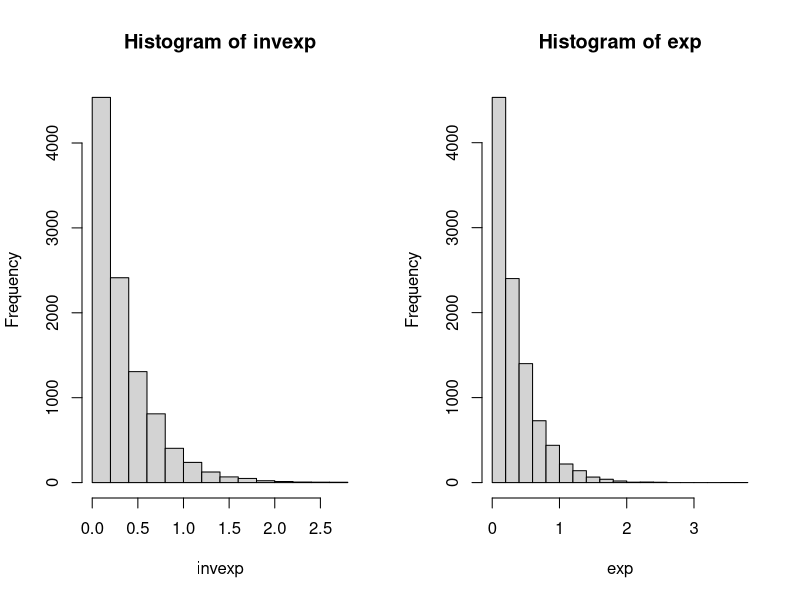
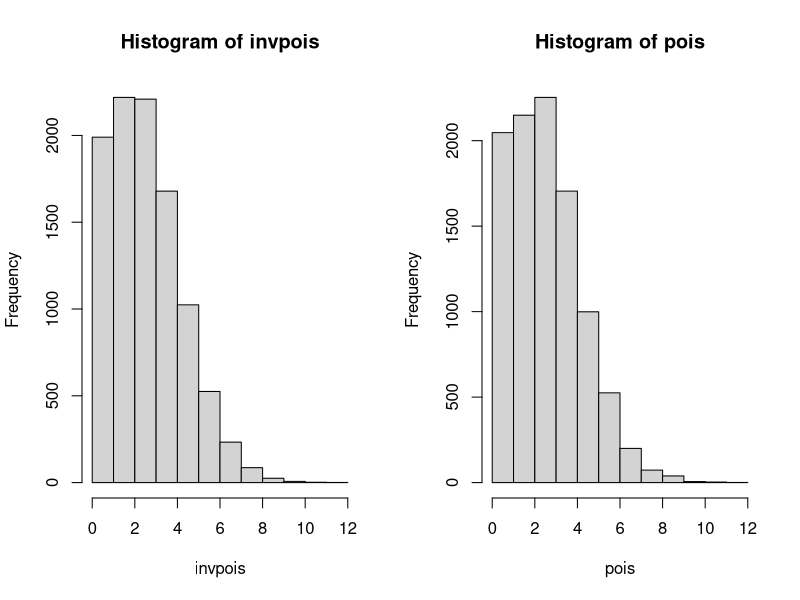
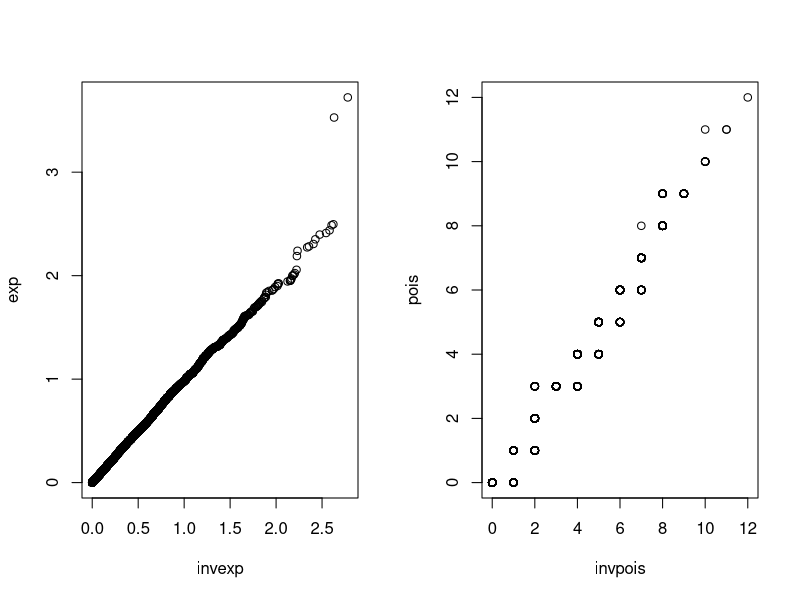
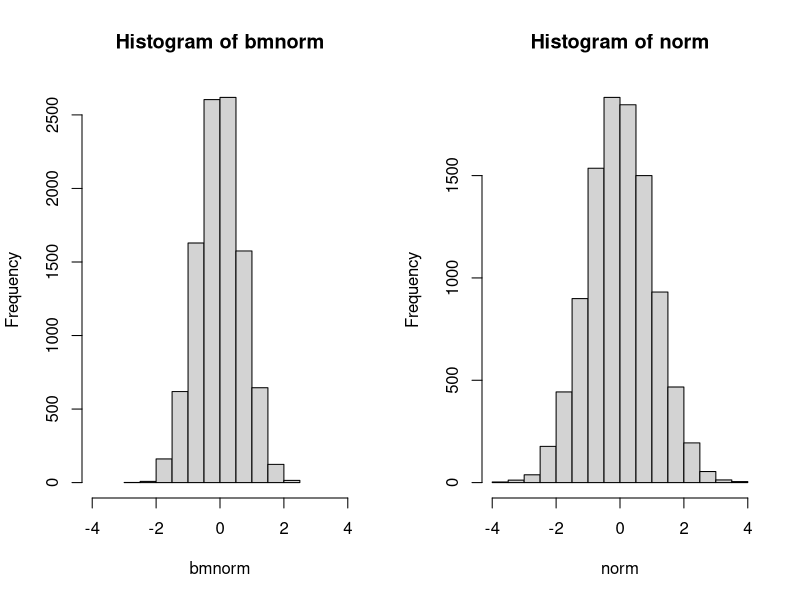
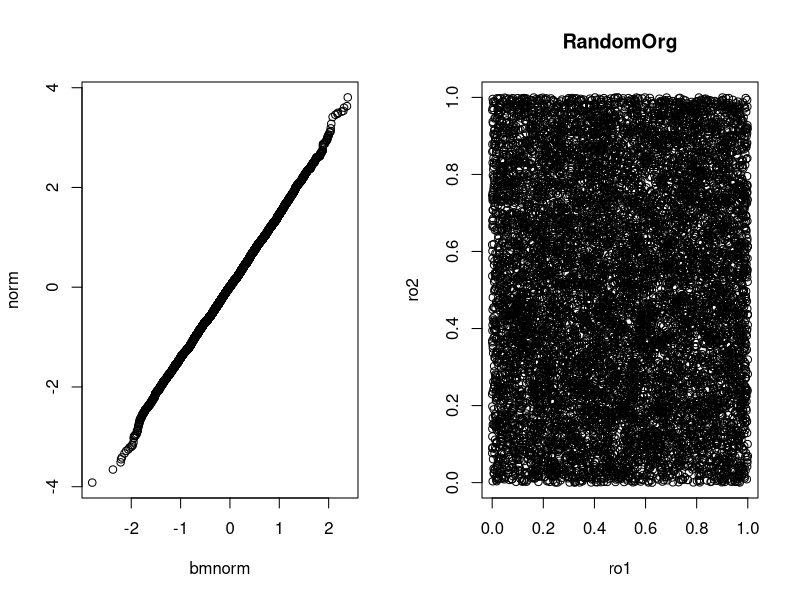
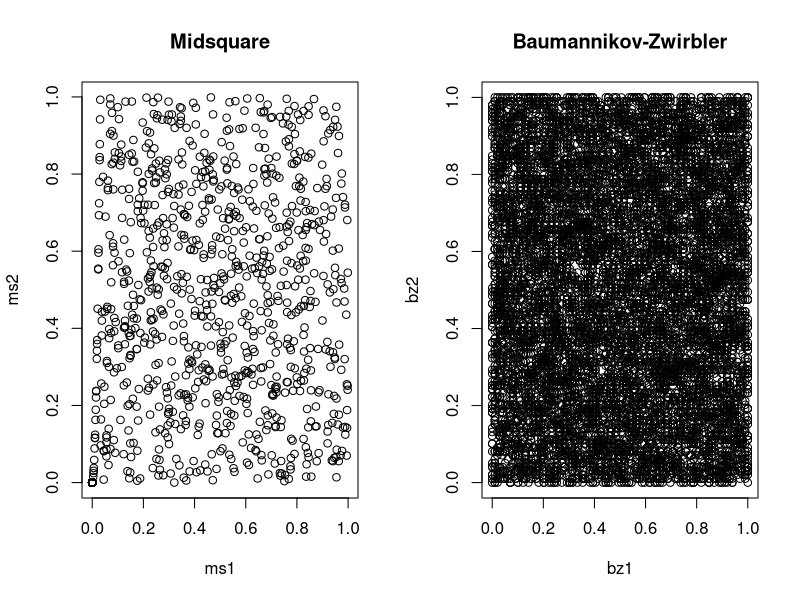
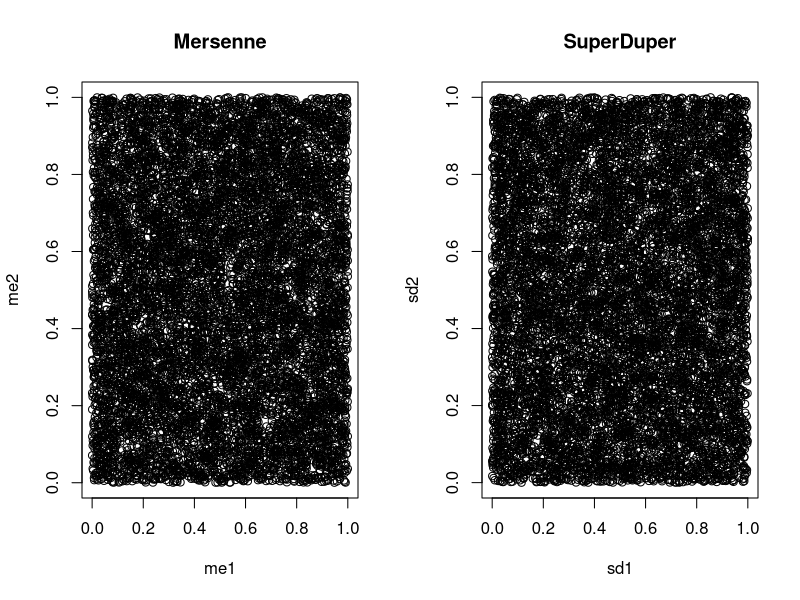
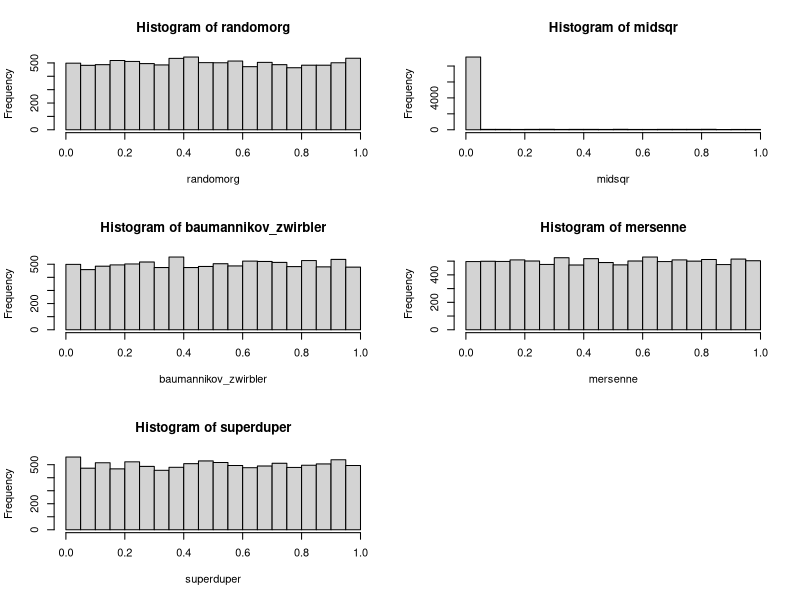

Write the R code that produced these figures, in order.
## ---- chunk 1
knitr::opts_chunk$set(error=TRUE,        # Keep compiling upon error
                      collapse=TRUE,     # collapse by default
                      echo=TRUE,         # echo code by default
                      comment = "#>",    # change comment character
                      fig.width = 10,     # set figure width
                      out.width = "100%", # set width of displayed images
                      warning=TRUE,      # show R warnings
                      message=FALSE)     # show R messages

packageTest<- function(x)  {
    if (!require(x,character.only = TRUE))  {
      install.packages(x,dep=TRUE)
      if(!require(x,character.only = TRUE)) stop("Package not found")
    }
}

options(warn=-1)
## ---- chunk 2
set.seed(42)
## ---- chunk 3
gv <- runif(10000,min=0,max=1)
lambda <- 3
invexp <- -(1/lambda)*log(gv)
exp <- rexp(10000,lambda)

invpois = NULL
for (i in 1:10000){
j <- 0
U <- runif(1,0,1)
Y <- -(1/lambda)*log(U)
sum <- Y

while(sum < 1){
U <-  runif(1,min = 0,max = 1) 
Y <- -(1/lambda)*log(U)
sum <-  sum + Y
j <-  j + 1; 
}

invpois <- rbind(invpois,j)
}

pois <-  rpois(10000,lambda)

par(mfrow=c(1,2))

hist(invexp)
hist(exp)

hist(invpois)
hist(pois)

qqplot(invexp,exp)
qqplot(invpois,pois)
## ---- chunk 4
u <- runif(10000,0,1)
v <- runif(10000,0,1)

bmnorm = cos(2*pi*u)*sqrt(-log(v))
norm <- rnorm(10000)

par(mfrow=c(1,2))
hist(bmnorm,xlim=c(-4,4))
hist(norm, xlim=c(-4,4))
qqplot(bmnorm,norm)
## ---- chunk 5
randomorg <- read.csv('randomorg.csv',header=FALSE)
randomorg <- randomorg[,"V1"]
## ---- chunk 6
midsqr = function(seed, length) {
    ergebnis = c()
    for(i in 1:length) {
        value = seed * seed 
        seed = (value %/% 10000) %% 10000000
       ergebnis = c(ergebnis, seed/10000000)
    }   
    return(ergebnis)
}
midsqr = midsqr(2222222222222,10000)
## ---- chunk 7
standardize <- function(x){(x-min(x))/(max(x)-min(x))}

baumannikov_zwirbler <- function(seed, n){
  if((seed %% 2) == 0){
    seed <- seed +1
  }
  start <- as.character((seed*n)^2)
  save <- c()
  for (i in 1:(n)){
    if (i == 1){
      x <- start
      k <- nchar(x)
      y <- as.numeric(substr(as.numeric(x), round(0.25*k), round(0.75*k)))
      save[i] <- y
    }
    else{
      x <- as.character((save[i-1]*n)^2)
      k <- nchar(x)
      y <- as.numeric(substr(as.numeric(x), round(0.25*k), round(0.75*k)))
      save[i] <- y
    }
  }
  return(standardize(save%%100))
}

baumannikov_zwirbler <- baumannikov_zwirbler(22222222, 10000)
## ---- chunk 8
set.seed(22222222,kind='Mersenne-Twister')
mersenne <- runif(10000)

set.seed(22222222,kind='Super-Duper')
superduper <- runif(10000)
## ---- chunk 9
ro1 <- randomorg[-length(randomorg)]
ro2 <- randomorg[-1]
plot(ro1,ro2, main="RandomOrg")

ms1 <- midsqr[-length(midsqr)]
ms2 <- midsqr[-1]
plot(ms1,ms2, main="Midsquare")

bz1 <- baumannikov_zwirbler[-length(baumannikov_zwirbler)]
bz2 <- baumannikov_zwirbler[-1]
plot(bz1, bz2, main="Baumannikov-Zwirbler")

me1 <- mersenne[-length(mersenne)]
me2 <- mersenne[-1]
plot(me1,me2, main="Mersenne")

sd1 <- superduper[-length(superduper)]
sd2 <- superduper[-1]
plot(sd1,sd2, main="SuperDuper")

par(mfrow=c(3,2))
hist(randomorg)
hist(midsqr)
hist(baumannikov_zwirbler)
hist(mersenne)
hist(superduper)

par(mfrow=c(2,2))
qqplot(randomorg,midsqr)
qqplot(randomorg,baumannikov_zwirbler)
qqplot(randomorg,mersenne)
qqplot(randomorg,superduper)
qqplot(midsqr,baumannikov_zwirbler)
qqplot(midsqr,mersenne)
qqplot(midsqr,superduper)
qqplot(baumannikov_zwirbler,mersenne)
qqplot(baumannikov_zwirbler,superduper)
qqplot(mersenne,superduper)
